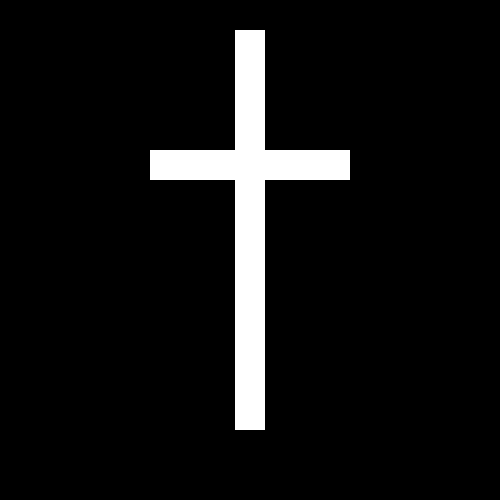
Frame 1 (no input)
Frame 60 (the mouse pressed at the canvas centre just before this capture): identical to frame 1, image omitted
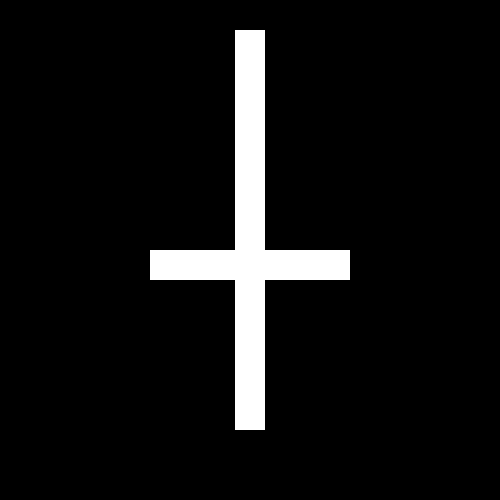
Frame 120 (the mouse held since frame 60 and released just before this capture)

The Processing sketch that drew these frames (run headless with seeded random() and noise(); from frame 60 on, the mouse is pressed at the canvas centre):

// Processing sketch: processing_99781
// ── processing_99781.pde

void setup() {
  size(500,500);
 
}

void draw(){
 background(0,0,0);
  noStroke();
  fill(255,255,255);
  rect(235,30,30,400);

if((mouseY>150)&&(mouseY<350)){
  noStroke();
  fill(255,255,255);
  rect(150,mouseY,200,30);
  }
  if (mouseY>350){
    rect(150,350,200,30);
  }
  
  if (mouseY<150){
    rect(150,150,200,30);
  }

  
  if((mouseY>340)&&(mouseY<360)){
    textSize(30);
    fill(255,000,00);
    text("666",220,370);
        }
}
